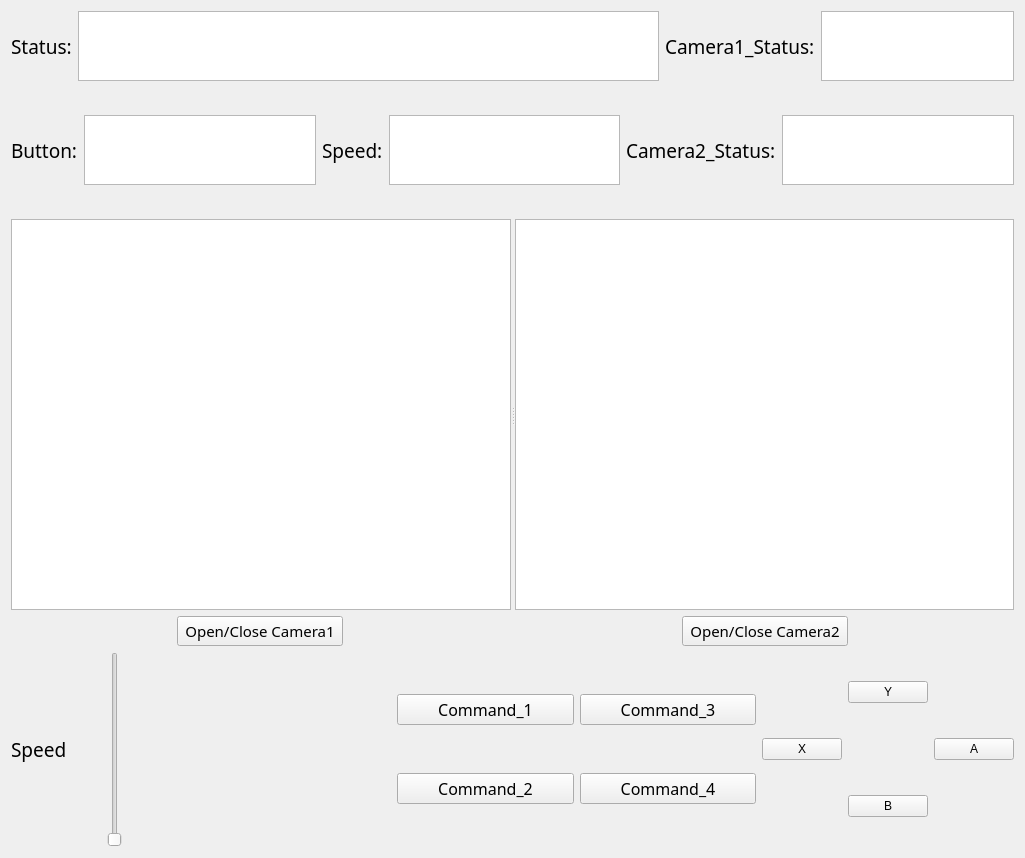
<?xml version="1.0" encoding="UTF-8"?>
<ui version="4.0">
 <class>Form</class>
 <widget class="QWidget" name="Form">
  <property name="geometry">
   <rect>
    <x>0</x>
    <y>0</y>
    <width>1025</width>
    <height>858</height>
   </rect>
  </property>
  <property name="windowTitle">
   <string>Form</string>
  </property>
  <layout class="QVBoxLayout" name="verticalLayout" stretch="1,0,1,0,30,5,15">
   <item>
    <layout class="QHBoxLayout" name="horizontalLayout" stretch="0,3,0,1">
     <item>
      <widget class="QLabel" name="label">
       <property name="font">
        <font>
         <family>Adobe Heiti Std</family>
         <pointsize>14</pointsize>
        </font>
       </property>
       <property name="text">
        <string>Status:</string>
       </property>
      </widget>
     </item>
     <item>
      <widget class="QTextBrowser" name="textBrowser"/>
     </item>
     <item>
      <widget class="QLabel" name="label_6">
       <property name="font">
        <font>
         <family>Adobe Heiti Std</family>
         <pointsize>14</pointsize>
        </font>
       </property>
       <property name="text">
        <string>Camera1_Status:</string>
       </property>
      </widget>
     </item>
     <item>
      <widget class="QTextBrowser" name="textBrowser_5"/>
     </item>
    </layout>
   </item>
   <item>
    <spacer name="verticalSpacer">
     <property name="orientation">
      <enum>Qt::Vertical</enum>
     </property>
     <property name="sizeHint" stdset="0">
      <size>
       <width>20</width>
       <height>28</height>
      </size>
     </property>
    </spacer>
   </item>
   <item>
    <layout class="QHBoxLayout" name="horizontalLayout_2" stretch="0,1,0,1,0,1">
     <item>
      <widget class="QLabel" name="label_2">
       <property name="font">
        <font>
         <family>Adobe Heiti Std</family>
         <pointsize>14</pointsize>
        </font>
       </property>
       <property name="text">
        <string>Button:</string>
       </property>
      </widget>
     </item>
     <item>
      <widget class="QTextBrowser" name="textBrowser_2"/>
     </item>
     <item>
      <widget class="QLabel" name="label_4">
       <property name="font">
        <font>
         <family>Adobe Heiti Std</family>
         <pointsize>14</pointsize>
        </font>
       </property>
       <property name="text">
        <string>Speed:</string>
       </property>
      </widget>
     </item>
     <item>
      <widget class="QTextBrowser" name="textBrowser_3"/>
     </item>
     <item>
      <widget class="QLabel" name="label_7">
       <property name="font">
        <font>
         <family>Adobe Heiti Std</family>
         <pointsize>14</pointsize>
        </font>
       </property>
       <property name="text">
        <string>Camera2_Status:</string>
       </property>
      </widget>
     </item>
     <item>
      <widget class="QTextBrowser" name="textBrowser_6"/>
     </item>
    </layout>
   </item>
   <item>
    <spacer name="verticalSpacer_2">
     <property name="orientation">
      <enum>Qt::Vertical</enum>
     </property>
     <property name="sizeHint" stdset="0">
      <size>
       <width>20</width>
       <height>28</height>
      </size>
     </property>
    </spacer>
   </item>
   <item>
    <widget class="QSplitter" name="splitter">
     <property name="orientation">
      <enum>Qt::Horizontal</enum>
     </property>
     <widget class="QGraphicsView" name="graphicsView"/>
     <widget class="QGraphicsView" name="graphicsView_2"/>
    </widget>
   </item>
   <item>
    <layout class="QHBoxLayout" name="horizontalLayout_3" stretch="1,1,2,1,1">
     <property name="spacing">
      <number>6</number>
     </property>
     <item>
      <spacer name="horizontalSpacer_2">
       <property name="orientation">
        <enum>Qt::Horizontal</enum>
       </property>
       <property name="sizeHint" stdset="0">
        <size>
         <width>40</width>
         <height>20</height>
        </size>
       </property>
      </spacer>
     </item>
     <item>
      <widget class="QPushButton" name="pushButton_5">
       <property name="font">
        <font>
         <family>Adobe Heiti Std</family>
         <pointsize>11</pointsize>
        </font>
       </property>
       <property name="text">
        <string>Open/Close Camera1</string>
       </property>
      </widget>
     </item>
     <item>
      <spacer name="horizontalSpacer">
       <property name="orientation">
        <enum>Qt::Horizontal</enum>
       </property>
       <property name="sizeHint" stdset="0">
        <size>
         <width>168</width>
         <height>20</height>
        </size>
       </property>
      </spacer>
     </item>
     <item>
      <widget class="QPushButton" name="pushButton_6">
       <property name="font">
        <font>
         <family>Adobe Heiti Std</family>
         <pointsize>11</pointsize>
        </font>
       </property>
       <property name="text">
        <string>Open/Close Camera2</string>
       </property>
      </widget>
     </item>
     <item>
      <spacer name="horizontalSpacer_3">
       <property name="orientation">
        <enum>Qt::Horizontal</enum>
       </property>
       <property name="sizeHint" stdset="0">
        <size>
         <width>40</width>
         <height>20</height>
        </size>
       </property>
      </spacer>
     </item>
    </layout>
   </item>
   <item>
    <layout class="QHBoxLayout" name="horizontalLayout_4" stretch="1,1,3,4,0">
     <item>
      <widget class="QLabel" name="label_3">
       <property name="font">
        <font>
         <family>Adobe Heiti Std</family>
         <pointsize>14</pointsize>
        </font>
       </property>
       <property name="text">
        <string>Speed</string>
       </property>
      </widget>
     </item>
     <item>
      <widget class="QSlider" name="verticalSlider">
       <property name="orientation">
        <enum>Qt::Vertical</enum>
       </property>
      </widget>
     </item>
     <item>
      <spacer name="horizontalSpacer_4">
       <property name="orientation">
        <enum>Qt::Horizontal</enum>
       </property>
       <property name="sizeHint" stdset="0">
        <size>
         <width>108</width>
         <height>20</height>
        </size>
       </property>
      </spacer>
     </item>
     <item>
      <layout class="QGridLayout" name="gridLayout_2">
       <item row="1" column="0">
        <widget class="QPushButton" name="pushButton_8">
         <property name="font">
          <font>
           <family>Adobe Heiti Std</family>
           <pointsize>12</pointsize>
          </font>
         </property>
         <property name="text">
          <string>Command_2</string>
         </property>
        </widget>
       </item>
       <item row="1" column="1">
        <widget class="QPushButton" name="pushButton_10">
         <property name="font">
          <font>
           <family>Adobe Heiti Std</family>
           <pointsize>12</pointsize>
          </font>
         </property>
         <property name="text">
          <string>Command_4</string>
         </property>
        </widget>
       </item>
       <item row="0" column="0">
        <widget class="QPushButton" name="pushButton_7">
         <property name="font">
          <font>
           <family>Adobe Heiti Std</family>
           <pointsize>12</pointsize>
          </font>
         </property>
         <property name="text">
          <string>Command_1</string>
         </property>
        </widget>
       </item>
       <item row="0" column="1">
        <widget class="QPushButton" name="pushButton_9">
         <property name="font">
          <font>
           <family>Adobe Heiti Std</family>
           <pointsize>12</pointsize>
          </font>
         </property>
         <property name="text">
          <string>Command_3</string>
         </property>
        </widget>
       </item>
      </layout>
     </item>
     <item>
      <layout class="QGridLayout" name="gridLayout">
       <item row="0" column="1">
        <widget class="QPushButton" name="pushButton_4">
         <property name="text">
          <string>Y</string>
         </property>
        </widget>
       </item>
       <item row="1" column="0">
        <widget class="QPushButton" name="pushButton_3">
         <property name="text">
          <string>X</string>
         </property>
        </widget>
       </item>
       <item row="1" column="2">
        <widget class="QPushButton" name="pushButton">
         <property name="text">
          <string>A</string>
         </property>
        </widget>
       </item>
       <item row="2" column="1">
        <widget class="QPushButton" name="pushButton_2">
         <property name="text">
          <string>B</string>
         </property>
        </widget>
       </item>
      </layout>
     </item>
    </layout>
   </item>
  </layout>
 </widget>
 <resources/>
 <connections/>
</ui>
